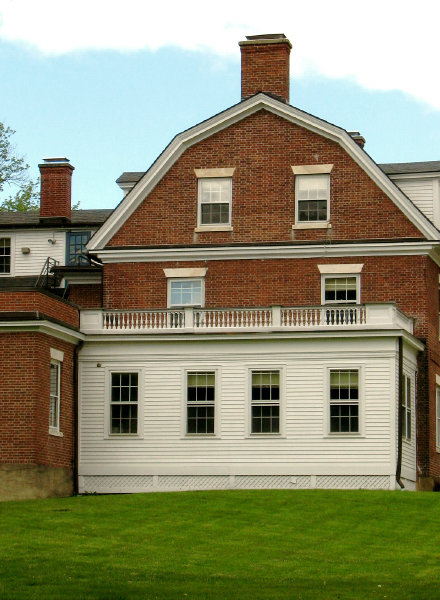
#> input picture brick-house.png, 440 x 600 px
$ python test.py
#> lines starting #> are read from the running program, lines starting #| are printed output that depends on the picture
from PIL import Image, ImageDraw
import operator
from collections import defaultdict
import re
import functools

input_path = 'brick-house.png'
output_path = 'output.png'

width_cubes = 10
height_cubes = 20
#Size will basically be the number of rubiks cubes on the height and width (multiplied by 3, for number of tiles)
size = (width_cubes*3,height_cubes*3)


palette = [
    (255, 0,  0),  #red
    (0, 255,  0),  #green
    (0, 0,  255),  #blue
    (255, 128,  0),  #orange
    (255, 255,  0),  #yellow
    (255, 255,  255),  #white
]


while len(palette) < 256:
    palette.append((0, 0, 0))

#PIL needs a flat array, not an array of tuples ß
# Next round: From python 3, Removed reduce(). Use functools.reduce() if you really need it; however, 99 percent of the time an explicit for loop is more readable.
flat_palette = functools.reduce(lambda a, b: a+b, palette)
assert len(flat_palette) == 768

#Declare an image to hold the palette
palette_img = Image.new('P', (1, 1), 0)
palette_img.putpalette(flat_palette)

multiplier = 8#The higher the number the noisier the picture appears
img = Image.open(input_path)
#> img is the input picture: PIL image 440x600 RGB; mean R, G, B 141, 141.8, 112.8

img = img.resize((size[0] * multiplier, size[1] * multiplier), Image.BICUBIC)
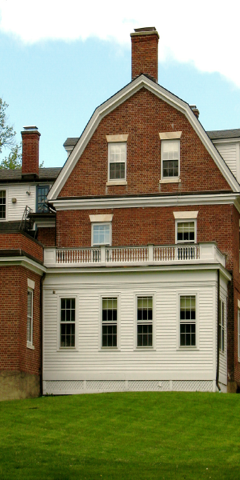
#> img: PIL image 240x480 RGB; mean R, G, B 141, 141.8, 112.8
img = img.quantize(palette=palette_img) #reduce the palette
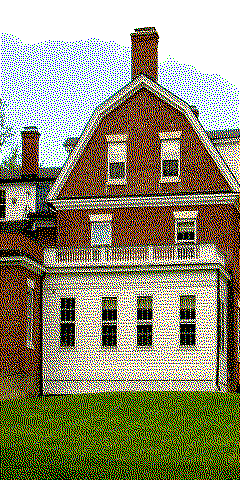
#> img: PIL image 240x480 P; mean R, G, B 141.5, 139, 110.6

img = img.convert('RGB')

out = Image.new('RGB', size)
#> out: PIL image 30x60 RGB; every value is 0
for x in range(size[0]):
    for y in range(size[1]):
        #sample at get average color in the corresponding square
        histogram = defaultdict(int)
        for x2 in range(x * multiplier, (x + 1) * multiplier):
            for y2 in range(y * multiplier, (y + 1) * multiplier):
                histogram[img.getpixel((x2,y2))] += 1
        color = max(histogram.keys(), key=operator.itemgetter(1))
        out.putpixel((x, y), color)
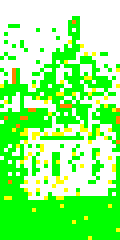
#> out: PIL image 30x60 RGB (shown 4 times larger); mean R, G, B 140, 253.7, 124.5


#pixels are now 10 by 10 (times the orinal *3)
out= out.resize((width_cubes*30,height_cubes*30))
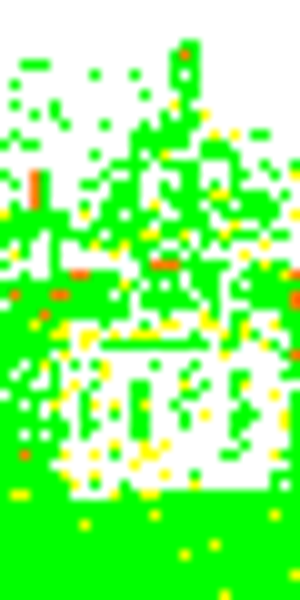
#> out: PIL image 300x600 RGB; mean R, G, B 139.4, 253.5, 124.3
#Maybe put this somewhere easier to do the 10x
size= size*10

out.save(output_path)

img = Image.open(output_path)
draw = ImageDraw.Draw(img)

print (range(size[0]))

for x in range(size[0]):
    if (x%3 ==0):
        #part of the 10x growth for the x's
        draw.line((x*10,0,x*10,size[1]*10), fill=000000, width=3)
    else:
        draw.line((x*10,0,x*10,size[1]*10), fill=000000, width=1)

for y in range(size[1]):
    if (y%3 ==0):
        #part of the 10x growth for the x's
        draw.line((0,y*10,size[0]*10,y*10), fill=000000, width=3)
    else:
        draw.line((0,y*10,size[0]*10,y*10), fill=000000, width=1)

img.show()
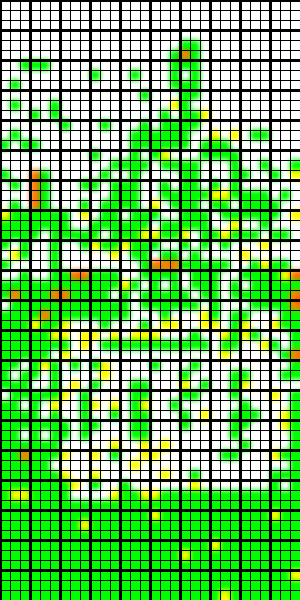
#> shown: PIL image 300x600 RGB; mean R, G, B 97.1, 177.1, 86.7
img.save('output2.png')
